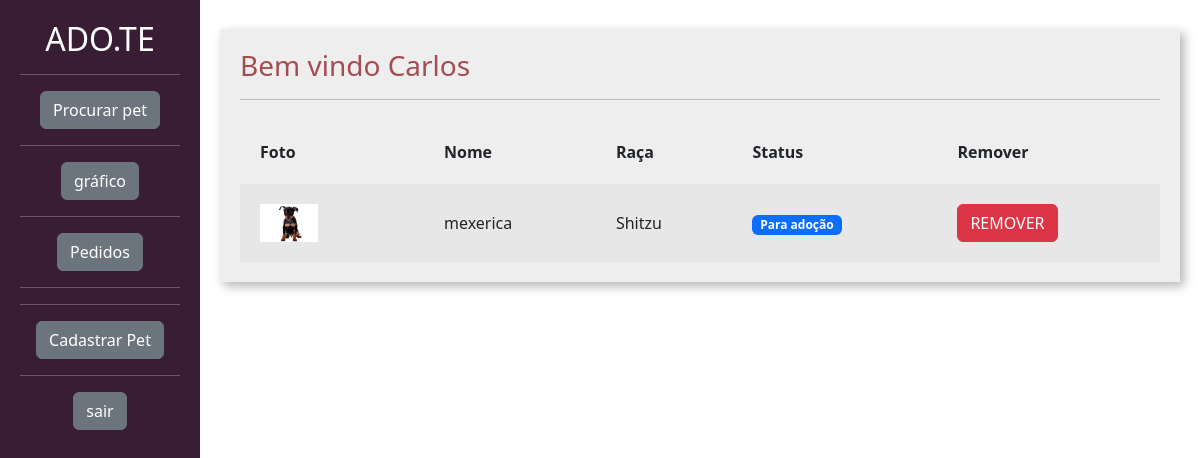
Screenshot of /divulgar/seus_pets/ (signed in) with the database file from the repository.
### divulgar/models.py (models this page shows, shortened)
class Pet(models.Model):
    choices_status = (('P', 'Para adoção'),
                      ('A', 'Adotado'))
    state_choice = (
        ('AC', 'Acre'),
        ('AL', 'Alagoas'),
        ('AP', 'Amapá'),
        ('AM', 'Amazonas'),
        ('BA', 'Bahia'),
        ('CE', 'Ceará'),
        ('ES', 'Espírito Santo'),
        ('GO', 'Goiás'),
        ('MA', 'Maranhão'),
        ('MT', 'Mato Grosso'),
        ('MS', 'Mato Grosso do Sul'),
        ('MG', 'Minas Gerais'),
        ('PA', 'Pará'),
        ('PB', 'Paraíba'),
        ('PR', 'Paraná'),
        ('PE', 'Pernambuco'),
        ('PI', 'Piauí'),
        ('RJ', 'Rio de Janeiro'),
        ('RN', 'Rio Grande do Norte'),
        ('RS', 'Rio Grande do Sul'),
        ('RO', 'Rondônia'),
        ('RR', 'Roraima'),
        ('SP', 'São Paulo'),
        ('SE', 'Sergipe'),
        ('TO', 'Tocantins'),
        ('DF', 'Distrito Federal'),
    )
    usuario = models.ForeignKey(User, on_delete=models.DO_NOTHING)
    foto = models.ImageField(upload_to="fotos_pets")
    nome = models.CharField('Nome', max_length=100)
    descricao = models.TextField()
    estado = models.CharField('Estado', max_length=50, choices=state_choice)
    cidade = models.CharField('Cidade', max_length=50)
    telefone = models.CharField('Telefone', max_length=15)
    tags = models.ManyToManyField(Tag)
    raca = models.ForeignKey(Raca, on_delete=models.DO_NOTHING)
    status = models.CharField('Status', max_length=1, choices=choices_status, default='P')

class Raca(models.Model):
    raca = models.CharField('Raça', max_length=50)
    def __str__(self) -> str:
        return self.raca

### divulgar/views.py (the view)
# urls.py: path('seus_pets/', views.seus_pets, name="seus_pets"),
@login_required
def seus_pets(request):
    if request.method == "GET":
        pets = Pet.objects.filter(usuario=request.user)
        return render(request, 'seus_pets.html', {'pets': pets})

### divulgar/templates/seus_pets.html (shortened to what this page needs)
{% load static %}
<!doctype html>
<html lang="pt-BR">
<head>
<link href="https://cdn.jsdelivr.net/npm/bootstrap@5.3.0-alpha1/dist/css/bootstrap.min.css" rel="stylesheet">
<link href="{% static 'usuarios/css/cadastro.css' %}" rel="stylesheet">
<link href="{% static 'divulgar/css/novo_pet.css' %}" rel="stylesheet">
<link href="{% static 'divulgar/css/seus_pets.css' %}" rel="stylesheet">
</head>
<body>
<div class="container-fluid">
    <div class="row">
        <div class="col-md-2 bg-side sidebar">
            <h2>ADO.TE</h2>
            <hr>
            <a href="{% url 'listar_pets' %}" class="btn btn-secondary">Procurar pet</a>
            <hr>
            <a href="{% url 'dashboard' %}" class="btn btn-secondary">gráfico</a>
            <hr>
            <a href="{% url 'ver_pedido_adocao' %}" class="btn btn-secondary">Pedidos</a>
            <hr>
            <hr>
            <a href="{% url 'novo_pet' %}" class="btn btn-secondary">Cadastrar Pet</a>
            <hr>
            <a href="{% url 'sair' %}" class="btn btn-secondary">sair</a>
        </div>
        <div class="col-md">
            <div class="wrapper">
                <div class="box width80">
                    <h3 class="font-vinho">Bem vindo {{user}}</h3>
                    <hr>
                    <table class="tabela" cellpadding="20">
                        <tr>
                            <th>Foto</th>
                            <th>Nome</th>
                            <th>Raça</th>
                            <th>Status</th>
                            <th>Remover</th>
                        </tr>
                        {% for pet in pets %}
                            <tr class="tabela-linha">
                                <td width="20%">
                                    <img width="40%" src="{{pet.foto.url}}">
                                </td>
                                <td>
                                    {{pet.nome}}
                                </td>
                                <td>
                                    {{pet.raca}}
                                </td>
                                <td>
                                    {% if pet.status == "P" %}
                                       <span class="badge text-bg-primary">Para adoção</span>
                                    {% elif pet.status == "A" %}
                                        <span class="badge text-bg-success">Adotado</span>
                                    {% endif %}
                                </td>
                                <td>
                                <a href="{% url 'remover_pet' pet.id %}" class="btn btn-danger">REMOVER</a>
                                </td>
                            </tr>
                        {% endfor %}
                    </table>
                </div>
            </div>
        </div>
    </div>
</div>
</body>
</html>

### templates/static/usuarios/css/cadastro.css (style rules this page uses)
.bg-side { background-color: #391D34; color: white; height: 100vh; }

### templates/static/divulgar/css/novo_pet.css (style rules this page uses)
.sidebar { text-align: center; padding: 20px; }
.wrapper { margin-top: 3%; display: flex; flex-direction: row; justify-content: center; align-items: center; }
.box { padding:20px; width: 50vw; background: rgb(238, 238, 238); box-shadow: 4px 4px 10px rgba(0,0,0,.3); }
.font-vinho { color: #A24D52; }

### templates/static/divulgar/css/seus_pets.css (style rules this page uses)
.width80 { width: 80vw; }
.tabela { width: 100%; margin-top: 20px; }
.tabela-linha { background-color: #e8e7e7; }

### rows the page displays
Pet: foto (picture), nome "mexerica", raca "Shitzu", status "Para adoção"

### other values shown
{{ user }} "Carlos"
